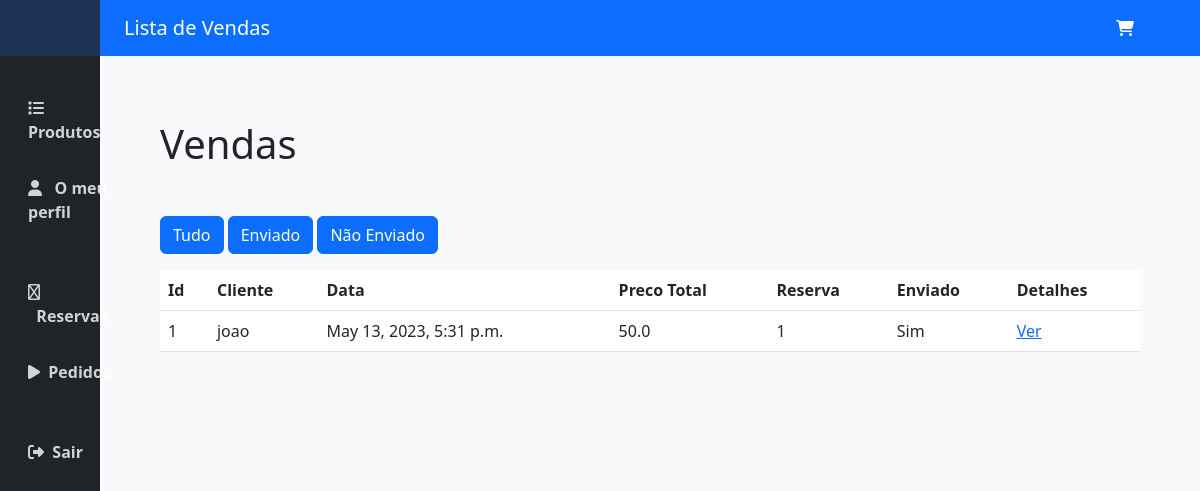
/store/saleslist (signed in), run on the app's committed database.
### store/models.py (models this page shows, shortened)
class Venda(models.Model):
    Cliente = models.ForeignKey(User_Extension, on_delete=models.SET_NULL, null=True)
    Data = models.DateTimeField()
    Preco_Total = models.FloatField()
    Reserva = models.ForeignKey(
        Reserva, on_delete=models.SET_NULL, null=True, blank=True
    )
    Enviado = models.BooleanField(default=False)
    Endereco_Venda = models.CharField(max_length=150)

class User_Extension(models.Model):
    User = models.OneToOneField(User, on_delete=models.CASCADE)
    Imagem = models.CharField(max_length=250)
    Ativo = models.BooleanField(default=True)
    Endereco = models.CharField(max_length=150)
    Phone = models.CharField(max_length=15)
    class Tipos(models.TextChoices):
        CLIENTE = "CL"
        APPADMIN = "AA"
        EMPREGADO = "EM"
    Tipo = models.CharField(max_length=2, choices=Tipos.choices, default=Tipos.CLIENTE)
    class Meta:
        permissions = [
            ("is_app_admin", _("Is an application administrator.")),
            ("is_employee", _("Is a employee.")),
            ("is_client", _("Is a client.")),
        ]

class Reserva(models.Model):
    Cliente = models.ForeignKey(User_Extension, on_delete=models.CASCADE)
    Data = models.DateTimeField()
    PrecoTotal = models.FloatField()
    EnderecoAlternativo = models.CharField(max_length=150)
    Pago = models.BooleanField(default=False)

### store/views.py (the view)
# urls.py: path("saleslist", views.saleslist, name="saleslist"),
@login_required
def saleslist(request):
    userext = get_object_or_404(User_Extension, User=request.user)
    if userext.Tipo == "CL":
        vendas = Venda.objects.filter(Cliente=userext)
    else:
        vendas = Venda.objects.all().order_by("-Data")
    return render(request, "store/saleslist.html", {"vendas": vendas})

### store/templates/store/saleslist.html (shortened to what this page needs)
{% extends "./base.html" %}
{% load static %}
{% block nav-bar-title %} Lista de Vendas {% endblock %}
{% block main-content %}
    <div class="container mt-3">
      <h1 class="mb-5">Vendas</h1>
      <div class="filter-buttons mb-3">
        <button class="btn btn-primary filter-button" data-filter="all">Tudo</button>
        <button class="btn btn-primary filter-button" data-filter="enviado">Enviado</button>
        <button class="btn btn-primary filter-button" data-filter="nao-enviado">Não Enviado</button>
      </div>
      <table class="table table-hover" id="myTable"
      data-toggle="table"
      data-pagination="true"
      data-page-size="10"
      data-pagination-loop="false"
      data-sortable="true"
      data-search="true">
        <thead>
          <tr>
            <th>Id</th>
            <th>Cliente</th>
            <th data-sortable="true">Data</th>
            <th data-sortable="true">Preco Total</th>
            <th>Reserva</th>
            <th data-sortable="true" >Enviado</th>
            <th>Detalhes</th>
          </tr>
        </thead>
        <tbody id="items-table-body">
          {% for x in vendas %}
          <tr>
              <td>{{ x.id}}</td>
              <td>{{ x.Cliente.User.username }}</td>
              <td data-date="{{ x.Data|date:'Y-m-d H:i:s' }}">{{ x.Data }}</td>
              <td>{{ x.Preco_Total }}</td>
              <td>{{ x.Reserva.id }}</td>
              <td class = "enviado"> {% if x.Enviado %} Sim {% else %} Nao {% endif %}</td>
              <td><a href="{% url 'store:saledetails' x.id %}">Ver</a></td>
          </tr>
          {% endfor %}
        </tbody>
      </table>
    </div>
{% endblock %}

### data on the page
Venda: id "1", Cliente.User.username "joao", Data "May 13, 2023, 5:31 p.m.", Preco_Total "50.0", Reserva.id "1", Enviado "Sim"
